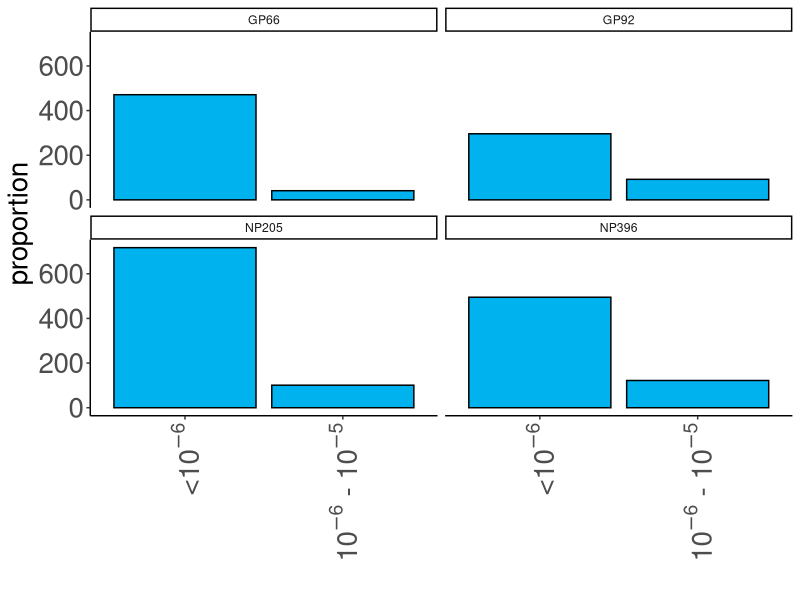
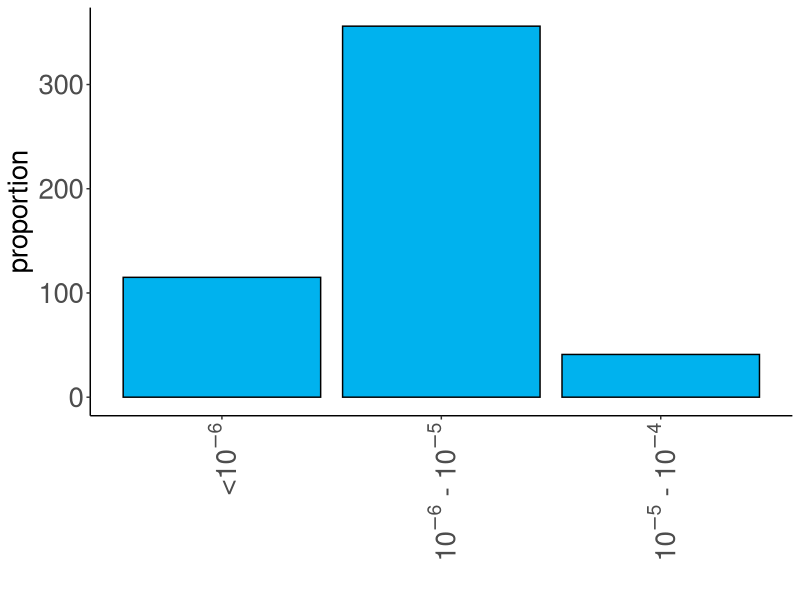
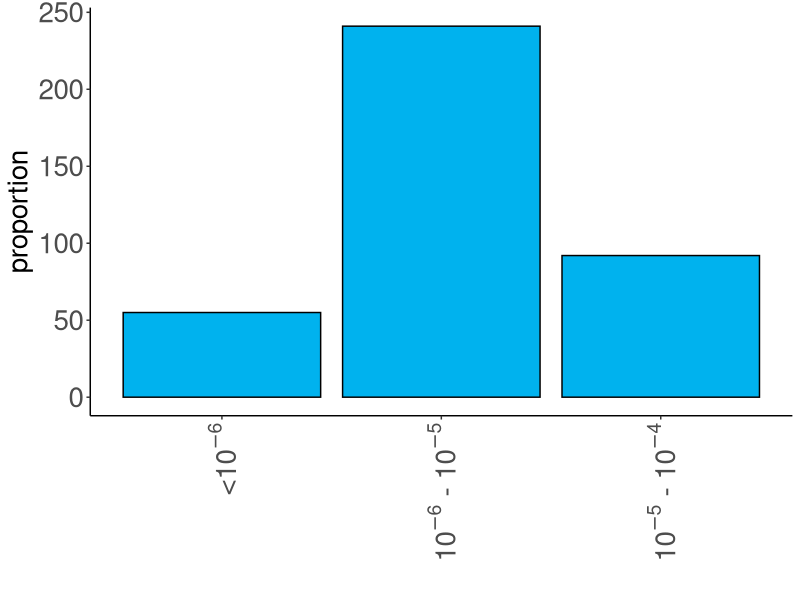
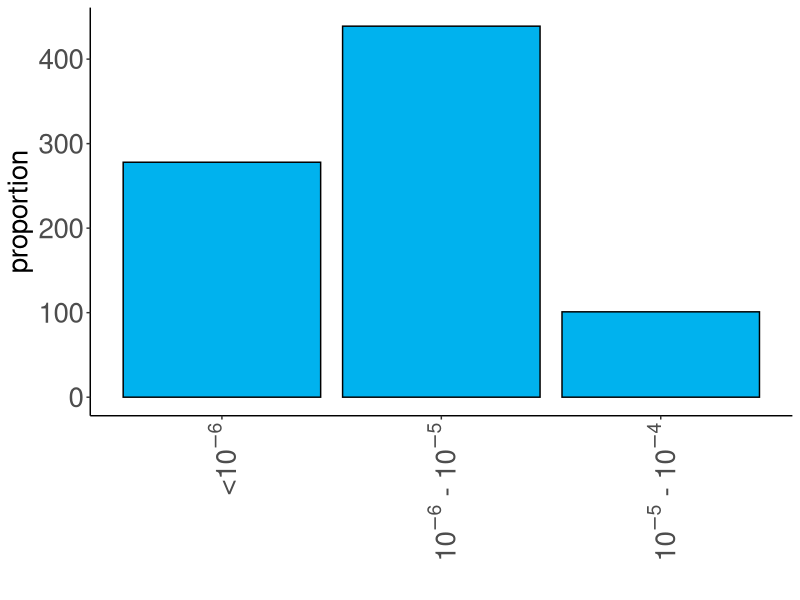
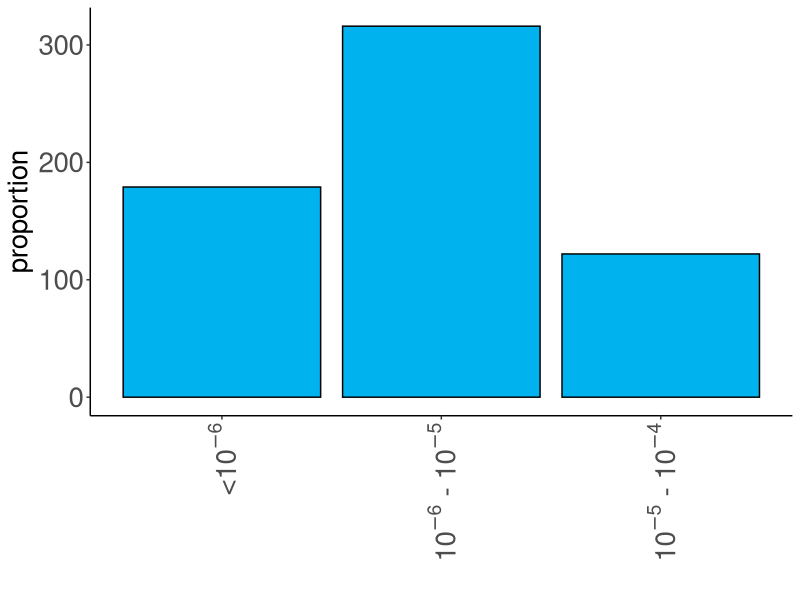
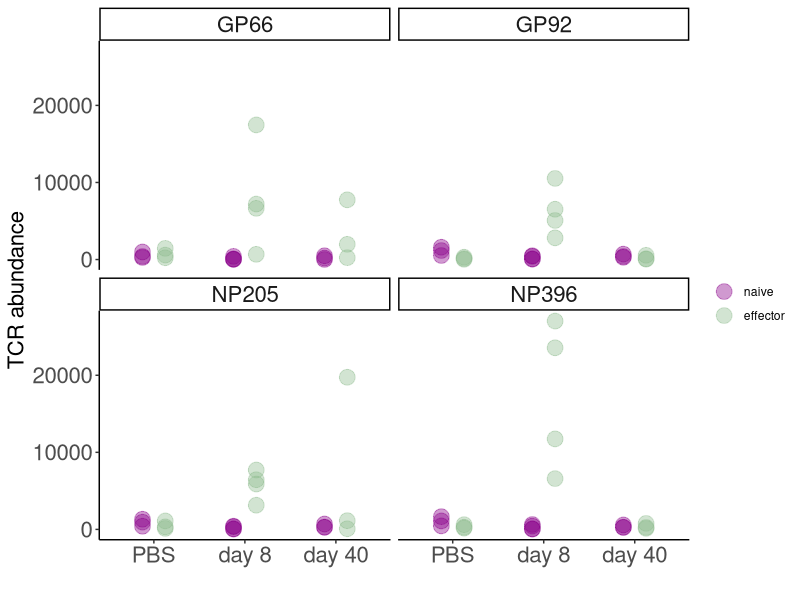

Here is the R script that generated these plots, in order:
library(ggplot2)
library(reshape)
library(stringr)

gp66naive<-read.csv("data/LCMVdata/NaiveGP66_UMI.csv")
gp66eff<-read.csv("data/LCMVdata/E_GP66_UMI.csv")

gp92naive<-read.csv("data/LCMVdata/NaiveGP92_UMI.csv")
gp92eff<-read.csv("data/LCMVdata/E_GP92_UMI.csv")

np205naive<-read.csv("data/LCMVdata/NaiveNP205_UMI.csv")
np205eff<-read.csv("data/LCMVdata/E_NP205_UMI.csv")

np396naive<-read.csv("data/LCMVdata/NaiveNP396_UMI.csv")
np396eff<-read.csv("data/LCMVdata/E_NP396_UMI.csv")

gp66naive_c<-colSums(gp66naive[,2:11])
gp66eff_c<-colSums(gp66eff[,2:11])

gp92naive_c<-colSums(gp92naive[,2:11])
gp92eff_c<-colSums(gp92eff[,2:11])

np205naive_c<-colSums(np205naive[,2:11])
np205eff_c<-colSums(np205eff[,2:11])

np396naive_c<-colSums(np396naive[,2:11])
np396eff_c<-colSums(np396eff[,2:11])

## Section A - total counts (Fig 5B)

counts_gp66<-data.frame(t(rbind(gp66naive_c,gp66eff_c)))
colnames(counts_gp66)<-c("naive", "effector")
counts_gp66$id<-rownames(counts_gp66)
counts_gp66[c("epitope","LCMV", "mouse")]<-str_split_fixed(counts_gp66$id, "[.]", 3)

counts_gp66_m<-melt(counts_gp66)

counts_gp92<-data.frame(t(rbind(gp92naive_c,gp92eff_c)))
colnames(counts_gp92)<-c("naive", "effector")
counts_gp92$id<-rownames(counts_gp92)
counts_gp92[c("epitope","LCMV", "mouse")]<-str_split_fixed(counts_gp92$id, "[.]", 3)

counts_gp92_m<-melt(counts_gp92)

counts_np205<-data.frame(t(rbind(np205naive_c,np205eff_c)))
colnames(counts_np205)<-c("naive", "effector")
counts_np205$id<-rownames(counts_np205)
counts_np205[c("epitope","LCMV", "mouse")]<-str_split_fixed(counts_np205$id, "[.]", 3)

counts_np205_m<-melt(counts_np205)

counts_np396<-data.frame(t(rbind(np396naive_c,np396eff_c)))
colnames(counts_np396)<-c("naive", "effector")
counts_np396$id<-rownames(counts_np396)
counts_np396[c("epitope","LCMV", "mouse")]<-str_split_fixed(counts_np396$id, "[.]", 3)

counts_np396_m<-melt(counts_np396)

counts_m<-rbind(counts_gp66_m, counts_gp92_m, counts_np205_m, counts_np396_m)


counts_m$LCMV<-factor(counts_m$LCMV, levels = c("PBS", "LCMV8", "LCMV40"))

p<-ggplot(counts_m) + 
  geom_point(aes(x = LCMV, y = value, color = variable), 
              position = position_dodge(width = 0.5), size = 5, alpha = 0.4) +
  labs(y = "TCR abundance", x = "", col = "") +
  scale_x_discrete(labels = c("PBS", "day 8", "day 40")) +
  scale_colour_manual(values = c(effector = "darkseagreen", naive = "darkmagenta")) +
  facet_wrap(vars(epitope), ncol=2) +
  theme_classic() + # keep the theme consistent for all our plots
  theme(axis.text=element_text(size=16),
        axis.title=element_text(size=16),
        title=element_text(size=14),
        strip.text = element_text(size=16))

svg("output_figures/Fig5b_abundance_TCR_LCMV.svg")
print(p)
dev.off()

## Section B - compare direct and inference methods - This still does not work

# merge naive to measure sharing levels

gp66naive_m<-melt(gp66naive)
gp66naive_m[c("epitope","LCMV", "mouse")]<-str_split_fixed(gp66naive_m$variable, "[.]", 3)

gp92naive_m<-melt(gp92naive)
gp92naive_m[c("epitope","LCMV", "mouse")]<-str_split_fixed(gp92naive_m$variable, "[.]", 3)

np205naive_m<-melt(np205naive)
np205naive_m[c("epitope","LCMV", "mouse")]<-str_split_fixed(np205naive_m$variable, "[.]", 3)

np396naive_m<-melt(np396naive)
np396naive_m[c("epitope","LCMV", "mouse")]<-str_split_fixed(np396naive_m$variable, "[.]", 3)

naive<-rbind(gp66naive_m, gp92naive_m, np205naive_m, np396naive_m)
naive<-naive[naive$value > 0,]
naive[naive$LCMV == "PBS",]$mouse<- paste0(naive[naive$LCMV == "PBS",]$mouse, "a")
naive[naive$LCMV == "LCMV8",]$mouse<- paste0(naive[naive$LCMV == "LCMV8",]$mouse, "b")
naive[naive$LCMV == "LCMV40",]$mouse<- paste0(naive[naive$LCMV == "LCMV40",]$mouse, "c")


CDR3counts<-list()

for (cdr3 in unique(naive$X)){
  s<-naive[naive$X == cdr3,]
  print(s)
  mice<-unique(s$mouse)
  print(mice)
  print(length(mice))
  CDR3counts[[cdr3]]<-length(mice)
}

cdr3counts<-data.frame(t(data.frame(CDR3counts)))
colnames(cdr3counts)<-c("sharing_level")
cdr3counts$aminoAcid<-rownames(cdr3counts)

mice<-length(unique(naive$mouse))


# merge effectors

gp66eff_m<-melt(gp66eff)
gp66eff_m[c("epitope","LCMV", "mouse")]<-str_split_fixed(gp66eff_m$variable, "[.]", 3)

gp92eff_m<-melt(gp92eff)
gp92eff_m[c("epitope","LCMV", "mouse")]<-str_split_fixed(gp92eff_m$variable, "[.]", 3)

np205eff_m<-melt(np205eff)
np205eff_m[c("epitope","LCMV", "mouse")]<-str_split_fixed(np205eff_m$variable, "[.]", 3)

np396eff_m<-melt(np396eff)
np396eff_m[c("epitope","LCMV", "mouse")]<-str_split_fixed(np396eff_m$variable, "[.]", 3)


effectors<-rbind(gp66eff_m, gp92eff_m, np205eff_m, np396eff_m)
effectors<-effectors[effectors$value>0,]

eff_sharing<-merge(effectors, cdr3counts[,c("aminoAcid", "sharing_level")], 
      by.x = "X", by.y = "aminoAcid", all.x=TRUE)
eff_sharing$sharing_level<-as.numeric(as.character(eff_sharing$sharing_level))

eff_sharing[is.na(eff_sharing$sharing_level),]$sharing_level<-0

pX_0<-(mice-eff_sharing$sharing_level)/mice # this is equal to e^(-m)
pX_0[pX_0 == 0] <- 0.01
m<--log(pX_0) # m is equal to -ln(pX_0) - where m is count in a repertoire of 10^5
f<-m# average m in a repertoire of 10^6

eff_sharing$f<-f
eff_sharing[eff_sharing$sharing_level==0,]$f<-min(eff_sharing[eff_sharing$sharing_level > 0,]$f)/10 # for those that we cannot estimate, put a value a factor of 10 lower
eff_sharing$f_permln<-eff_sharing$f/10^6 # m per million

counts_exp <- data.frame(table(eff_sharing$f_permln, eff_sharing$epitope))
counts_exp$log<-log10(as.numeric(as.character(counts_exp$Var1)))
counts_exp$logbin<-unlist(lapply(counts_exp$log, function(x){ifelse(x <= -6, "< 10^-6", 
                                                                    ifelse(x <= -5, "10^-6 - 10^-5", 
                                                                           ifelse(x <= -4, "10^-5 - 10^-4", ">10^-4"
                                                                                  )))}))
counts_exp$logbin<-factor(counts_exp$logbin, 
                          levels = c("< 10^-6", "10^-6 - 10^-5", "10^-5 - 10^-4", "> 10^-4"))
counts_exp_agg<-aggregate(counts_exp$Freq, by=list(logbin = counts_exp$logbin, epitope = counts_exp$Var2), FUN=sum)

p1<-ggplot(counts_exp_agg) +
  geom_bar(aes(x = logbin, y = x), stat = "identity", fill = "deepskyblue2", color = "black") +
  scale_x_discrete(labels = c(bquote('<'*10^-6),bquote(10^-6*' - '*10^-5), 
                              bquote(10^-5*' - '*10^-4), bquote('>'*10^-4))) +
  labs(x = "", y = "proportion", fill = "") +
  facet_wrap(vars(epitope), ncol=2) +
  theme_classic() + # keep the theme consistent for all our plots
  theme(axis.text=element_text(size=20),
        axis.title=element_text(size=20),
        title=element_text(size=14),
        axis.text.x = element_text(angle = 90, vjust = 0.5, hjust=1),
        legend.text=element_text(size=12))

print(p1)

for (ep in c("GP66", "GP92", "NP205", "NP396")){
  CDR3counts<-list()
  
  for (cdr3 in unique(naive$X)){
    s<-naive[(naive$X == cdr3) & (naive$epitope == ep),]
    print(s)
    mice<-unique(s$mouse)
    print(mice)
    print(length(mice))
    CDR3counts[[cdr3]]<-length(mice)
  }
  
  cdr3counts<-data.frame(t(data.frame(CDR3counts)))
  colnames(cdr3counts)<-c("sharing_level")
  cdr3counts$aminoAcid<-rownames(cdr3counts)
  
  mice<-length(unique(naive$mouse))
  
  eff<-effectors[effectors$epitope == ep,]
  eff_sharing<-merge(eff, cdr3counts[,c("aminoAcid", "sharing_level")], 
            by.x = "X", by.y = "aminoAcid", all.x=TRUE)
  
  eff_sharing$sharing_level<-as.numeric(as.character(eff_sharing$sharing_level))
  
  eff_sharing[is.na(eff_sharing$sharing_level),]$sharing_level<-0
  
  pX_0<-(mice-eff_sharing$sharing_level)/mice # this is equal to e^(-m)
  pX_0[pX_0 == 0] <- 0.01
  m<--log(pX_0) # m is equal to -ln(pX_0) - where m is count in a repertoire of 10^5
  f<-m*10 # average m in a repertoire of 10^6
  
  eff_sharing$f<-f
  eff_sharing[eff_sharing$sharing_level==0,]$f<-min(eff_sharing[eff_sharing$sharing_level > 0,]$f)/10 # for those that we cannot estimate, put a value a factor of 10 lower
  eff_sharing$f_permln<-eff_sharing$f/10^6 # m per million
  
  counts_exp <- data.frame(table(eff_sharing$f_permln, eff_sharing$epitope))
  counts_exp$log<-log10(as.numeric(as.character(counts_exp$Var1)))
  counts_exp$logbin<-unlist(lapply(counts_exp$log, function(x){ifelse(x <= -6, "< 10^-6", 
                                                                      ifelse(x <= -5, "10^-6 - 10^-5", 
                                                                             ifelse(x <= -4, "10^-5 - 10^-4", ">10^-4"
                                                                             )))}))
  counts_exp$logbin<-factor(counts_exp$logbin, 
                            levels = c("< 10^-6", "10^-6 - 10^-5", "10^-5 - 10^-4", "> 10^-4"))
  counts_exp_agg<-aggregate(counts_exp$Freq, by=list(logbin = counts_exp$logbin, epitope = counts_exp$Var2), FUN=sum)
  
  p1<-ggplot(counts_exp_agg) +
    geom_bar(aes(x = logbin, y = x), stat = "identity", fill = "deepskyblue2", color = "black") +
    scale_x_discrete(labels = c(bquote('<'*10^-6),bquote(10^-6*' - '*10^-5), 
                                bquote(10^-5*' - '*10^-4), bquote('>'*10^-4))) +
    labs(x = "", y = "proportion", fill = "") +
    # facet_wrap(vars(epitope), ncol=2) +
    theme_classic() + # keep the theme consistent for all our plots
    theme(axis.text=element_text(size=20),
          axis.title=element_text(size=20),
          title=element_text(size=14),
          axis.text.x = element_text(angle = 90, vjust = 0.5, hjust=1),
          legend.text=element_text(size=12))
  
  print(p1)
  
}
